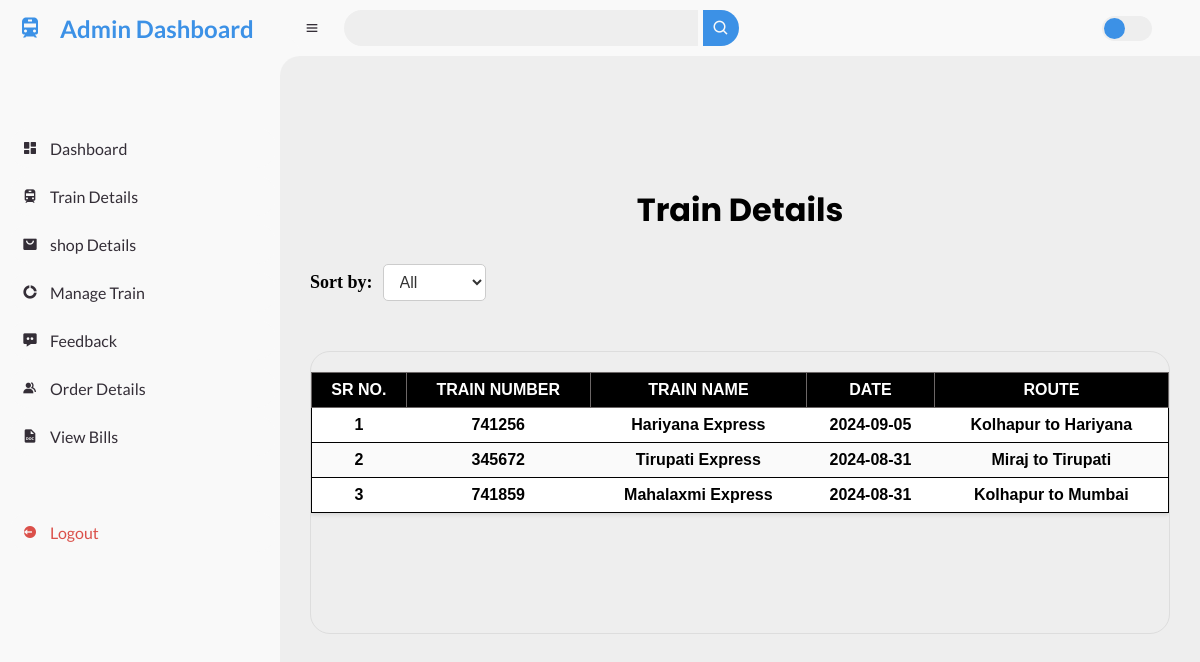
Page /train_details on the committed database.
### tables this page shows
CREATE TABLE traininfo(id integer primary key autoincrement, train_no integer(30), name text(30), date text(10), route text(50));

### app.py (the view)
@app.route('/train_details')
def train_details():
    try:
        con, cur, = create_connection()
        cur.execute(f"select * from traininfo ORDER BY id DESC")
        train=cur.fetchall()
        con.commit()
        con.close()
        return render_template('train_detail.html', train=train)
    except Exception as e:
        return f"<script>alert('Error: {e}');window.location.href = '/train_details';</script>"

### app.py (called while the page is built)
def create_connection():
    con = sqlite3.connect('instance/database.db')
    cur = con.cursor()
    return con, cur

### Templates/train_detail.html (shortened to what this page needs)
{% extends 'Admin-Dashboard.html' %}
{% block main %}
<div class="details train-details">
    <div class="train">
        <div class="cardHeader">
            <h2>Train Details</h2>
        </div>
        <div class="container">
            <div class="filter-container">
                <label for="trainFilter">Sort by:</label>
                <select id="trainFilter" class="form-control">
                    <option value="all">All</option>
                </select>
            </div>
            <div class="detail-container" id="trainDetails">
                <table class="table table-bordered">
                    <thead>
                        <tr>
                            <th>Sr No.</th>
                            <th>Train Number</th>
                            <th>Train Name</th>
                            <th>Date</th>
                            <th>Route</th>
                        </tr>
                    </thead>
                    <tbody>
                        {% for train in train %}
                        <tr class="train-row" data-type="{{ train[4] }}">
                            <td>{{ loop.index }}</td>
                            <td>{{ train[1] }}</td>
                            <td>{{ train[2] }}</td>
                            <td>{{ train[3] }}</td>
                            <td>{{ train[4] }}</td>
                        </tr>
                        {% endfor %}
                    </tbody>
                </table>
            </div>
        </div>
    </div>
</div>
{% endblock main %}

### static/css/admin-dash.css (style rules this page uses)
* { margin: 0; padding: 0; box-sizing: border-box; }
:root { --poppins: 'Poppins', sans-serif; --lato: 'Lato', sans-serif; --light: #F9F9F9; --blue: #3C91E6; --light-blue: #CFE8FF; --grey: #eee; --dark-grey: #AAAAAA; --dark: #342E37; --red: #DB504A; --yellow: #FFCE26; --light-yellow: #FFF2C6; --orange: #FD7238; --light-orange: #FFE0D3; }
html { overflow-x: hidden; }
body { background: var(--grey); overflow-x: hidden; }

### static/css/trainDetail.css (style rules this page uses)
.train-details .filter-container { margin-bottom: 20px; display: flex; align-items: center; justify-content: flex-start; }
.train-details .filter-container label { margin-right: 10px; font-weight: 600; font-size: 18px; color: var(--train-details-text-fg); }
.train-details .filter-container select { padding: 8px 12px; font-size: 16px; border-radius: 5px; border: 1px solid #ccc; background-color: white; color: #333; cursor: pointer; transition: background-color 0.3s ease, color 0.3s ease; }
.train-details { padding: 20px 30px 30px 30px; border-radius: 30px; margin: 110px auto 50px auto; width: 100%; max-height: 800px; min-height: 400px; background-color: var(--train-details-div); }
.train-details .detail-container { border: 1px solid #ddd; background-color: var(--train-details-inner-divs); border-radius: 20px; margin-top: 50px; padding-bottom: 100px; overflow: auto; max-height: 300px; }
.train-details #trainDetails { margin-bottom: 40px; }
.train-details .cardHeader h2 { color: var(--train-details-text-fg); font-size: 32px; font-family: 'Poppins'; text-align: center; margin-bottom: 30px; font-weight: 700; }
.train-details table { border-collapse: collapse; width: 100%; border-left: 1px solid; border-right: 1px solid; overflow: hidden; }
.train-details table th, .train-details table td { text-align: left; padding: 8px; white-space: nowrap; color: var(--train-details-text-fg); }
.train-details table th { text-align: center; width: 20px; border: 1px solid #6c6767; background-color: black; color: white; }
.train-details table td { border-bottom: 1px solid black; text-align: center; font-weight: 700; background-color: #ffffffa8; }

### static/css/manage_train.css (style rules this page uses)
table { width: 100%; border-collapse: collapse; margin: 20px 0; font-family: Arial, sans-serif; background-color: #ffffff; box-shadow: 0 2px 4px rgba(0, 0, 0, 0.1); }
th, td { padding: 12px 15px; text-align: left; border-bottom: 1px solid #ddd; }
th { background-color: #faa040; color: #ffffff; font-weight: bold; text-transform: uppercase; }
tr:nth-child(even) { background-color: #f2f2f2; }

### static/css/adm-order_details.css (style rules this page uses)
table { background-color: white; font-family: arial, sans-serif; width: 100%; border-collapse: collapse; box-shadow: 0 2px 4px rgba(0, 0, 0, 0.1); }
thead tr { background-color: #f8f8f8; }
th, td { padding: 10px; text-align: left; border-bottom: 1px solid #ddd; }
th { font-weight: bold; text-transform: uppercase; background-color: #faa040; color: white; }

### rows in the picture
traininfo: train_no "741256", name "Hariyana Express", date "2024-09-05", route "Kolhapur to Hariyana"
traininfo: train_no "345672", name "Tirupati Express", date "2024-08-31", route "Miraj to Tirupati"
traininfo: train_no "741859", name "Mahalaxmi Express", date "2024-08-31", route "Kolhapur to Mumbai"
